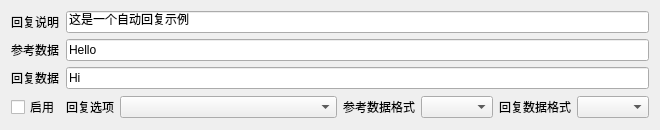
<?xml version="1.0" encoding="UTF-8"?>
<ui version="4.0">
 <class>AutoResponseItemWidget</class>
 <widget class="QWidget" name="AutoResponseItemWidget">
  <property name="geometry">
   <rect>
    <x>0</x>
    <y>0</y>
    <width>660</width>
    <height>116</height>
   </rect>
  </property>
  <property name="windowTitle">
   <string>Form</string>
  </property>
  <layout class="QGridLayout" name="gridLayout">
   <item row="3" column="0">
    <widget class="QCheckBox" name="enableCheckBox">
     <property name="text">
      <string>启用</string>
     </property>
    </widget>
   </item>
   <item row="2" column="0">
    <widget class="QLabel" name="label_3">
     <property name="text">
      <string>回复数据</string>
     </property>
    </widget>
   </item>
   <item row="0" column="0">
    <widget class="QLabel" name="label">
     <property name="text">
      <string>回复说明</string>
     </property>
    </widget>
   </item>
   <item row="1" column="0">
    <widget class="QLabel" name="label_2">
     <property name="text">
      <string>参考数据</string>
     </property>
    </widget>
   </item>
   <item row="3" column="2">
    <widget class="QComboBox" name="optionComboBox">
     <property name="sizePolicy">
      <sizepolicy hsizetype="Expanding" vsizetype="Fixed">
       <horstretch>0</horstretch>
       <verstretch>0</verstretch>
      </sizepolicy>
     </property>
    </widget>
   </item>
   <item row="3" column="5">
    <widget class="QLabel" name="label_6">
     <property name="text">
      <string>回复数据格式</string>
     </property>
    </widget>
   </item>
   <item row="3" column="1">
    <widget class="QLabel" name="label_4">
     <property name="text">
      <string>回复选项</string>
     </property>
    </widget>
   </item>
   <item row="3" column="4">
    <widget class="QComboBox" name="referenceDataFromatComboBox"/>
   </item>
   <item row="3" column="3">
    <widget class="QLabel" name="label_5">
     <property name="text">
      <string>参考数据格式</string>
     </property>
    </widget>
   </item>
   <item row="3" column="6">
    <widget class="QComboBox" name="responseDataFormatComboBox"/>
   </item>
   <item row="2" column="1" colspan="6">
    <widget class="QLineEdit" name="responseLineEdit">
     <property name="text">
      <string>Hi</string>
     </property>
    </widget>
   </item>
   <item row="1" column="1" colspan="6">
    <widget class="QLineEdit" name="referenceLineEdit">
     <property name="text">
      <string>Hello</string>
     </property>
    </widget>
   </item>
   <item row="0" column="1" colspan="6">
    <widget class="QLineEdit" name="remarkLineEdit">
     <property name="text">
      <string>这是一个自动回复示例</string>
     </property>
    </widget>
   </item>
  </layout>
 </widget>
 <resources/>
 <connections/>
</ui>
